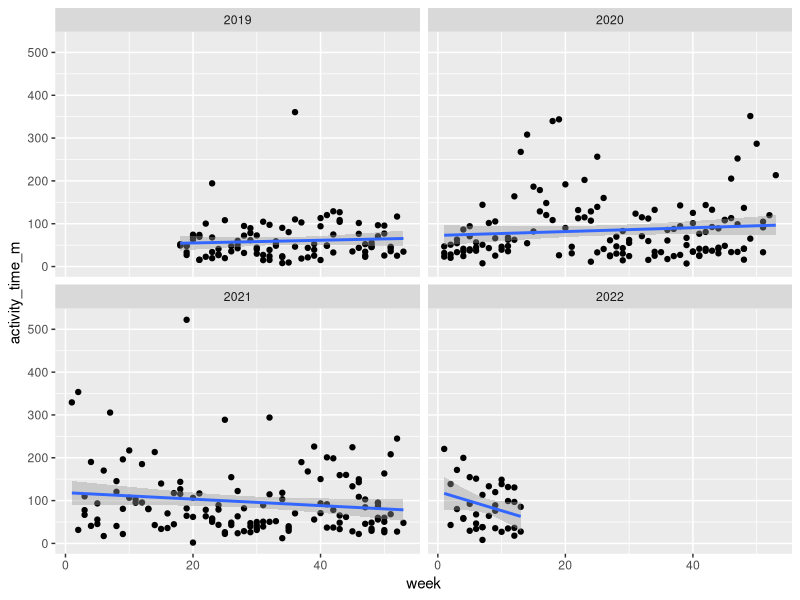
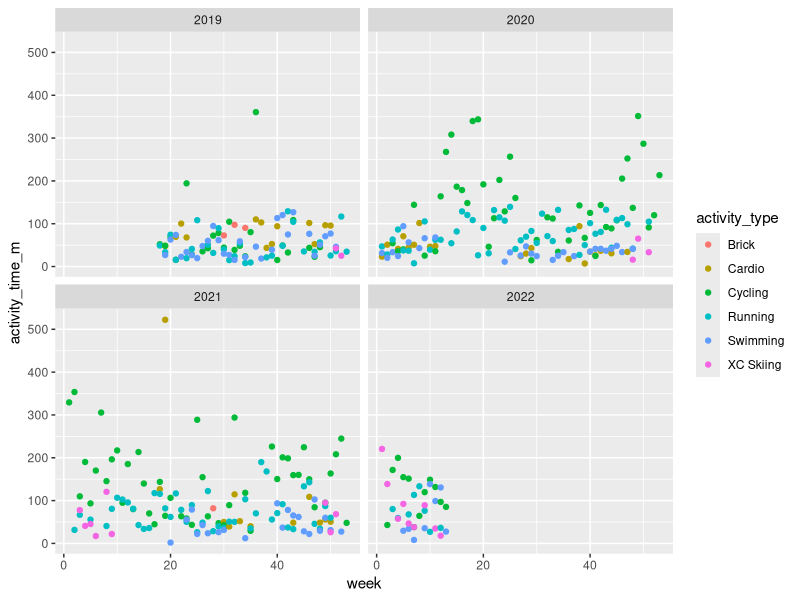

Generate these figures, in order, with R:
## ---- chunk 1
knitr::opts_chunk$set(echo = TRUE)
library(tidyverse)
library(lubridate)
## ---- chunk 2
data <- read.csv("Activities_to_2022_03_29.csv")
tibble(data)
## ---- chunk 3
data$Date <- ymd_hms(data$Date)

data$week <- week(data$Date)
data$year <- year(data$Date)

data$activity_time <- hms(data$Time)
data$activity_time <- as.duration(data$activity_time)
## ---- chunk 4
table(data$Activity.Type)

data <- data %>%
	mutate(activity_type = case_when(
		Activity.Type == "Cardio" ~ "Cardio",
		Activity.Type == "Cross Country Classic Skiing" ~ "XC Skiing",
		Activity.Type == "Cycling" ~ "Cycling",
		Activity.Type == "Hiking" ~ "Cardio",
		Activity.Type == "Indoor Cycling" ~ "Cycling",
		Activity.Type == "Indoor Running" ~ "Running",
		Activity.Type == "Multisport" ~ "Brick",
		Activity.Type == "Open Water Swimming" ~ "Swimming",
		Activity.Type == "Other" ~ "Cardio",
		Activity.Type == "Pool Swimming" ~ "Swimming",
		Activity.Type == "Running" ~ "Running",
		Activity.Type == "Strength Training" ~ "Cardio",
		Activity.Type == "Treadmill Running" ~ "Running",
		Activity.Type == "Virtual Cycling" ~ "Cycling",
		Activity.Type == "Whitewater Kayaking/Rafting" ~ "Cardio",
		Activity.Type == "Yoga" ~ "Cardio",
		TRUE ~ "NOT STATED"
	))

table(data$activity_type)
## ---- chunk 5
data_week <- data %>%
              group_by(year, week, activity_type) %>%
              summarize(
                activity_time = sum(activity_time)
              )

data_week$activity_time_m <- data_week$activity_time/60

data_week <- data_week %>% 
              unite("year_week", year:week, remove = FALSE)
## ---- chunk 6
time_date <- ggplot(data_week, aes(x = week, y = activity_time_m)) + 
                      geom_point() + 
                      geom_smooth(method = "lm") +
                      facet_wrap(~ year)
plot(time_date)
## ---- chunk 7
time_date_type <- ggplot(data_week, aes(x = week, y = activity_time_m, colour = activity_type)) + 
                      geom_point() + 
                      #geom_smooth(method = "lm") +
                      facet_wrap(~ year)
plot(time_date_type)
